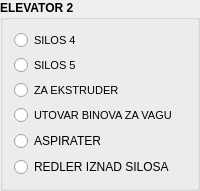
         <widget class="QGroupBox" name="groupBox_3">
          <property name="font">
           <font>
            <pointsize>9</pointsize>
            <weight>75</weight>
            <bold>true</bold>
           </font>
          </property>
          <property name="title">
           <string>ELEVATOR 2</string>
          </property>
          <layout class="QVBoxLayout" name="verticalLayout_9">
           <item>
            <widget class="QRadioButton" name="srednji_ele2_1">
             <property name="font">
              <font>
               <pointsize>8</pointsize>
               <weight>50</weight>
               <bold>false</bold>
              </font>
             </property>
             <property name="text">
              <string>SILOS 4</string>
             </property>
            </widget>
           </item>
           <item>
            <widget class="QRadioButton" name="srednji_ele2_2">
             <property name="font">
              <font>
               <pointsize>8</pointsize>
               <weight>50</weight>
               <bold>false</bold>
              </font>
             </property>
             <property name="text">
              <string>SILOS 5</string>
             </property>
            </widget>
           </item>
           <item>
            <widget class="QRadioButton" name="srednji_ele2_3">
             <property name="font">
              <font>
               <pointsize>8</pointsize>
               <weight>50</weight>
               <bold>false</bold>
              </font>
             </property>
             <property name="text">
              <string>ZA EKSTRUDER</string>
             </property>
            </widget>
           </item>
           <item>
            <widget class="QRadioButton" name="srednji_ele2_4">
             <property name="font">
              <font>
               <pointsize>8</pointsize>
               <weight>50</weight>
               <bold>false</bold>
              </font>
             </property>
             <property name="text">
              <string>UTOVAR BINOVA ZA VAGU</string>
             </property>
            </widget>
           </item>
           <item>
            <widget class="QRadioButton" name="srednji_ele2_5">
             <property name="font">
              <font>
               <weight>50</weight>
               <bold>false</bold>
              </font>
             </property>
             <property name="text">
              <string>ASPIRATER</string>
             </property>
            </widget>
           </item>
           <item>
            <widget class="QRadioButton" name="srednji_ele2_6">
             <property name="font">
              <font>
               <weight>50</weight>
               <bold>false</bold>
              </font>
             </property>
             <property name="text">
              <string>REDLER IZNAD SILOSA</string>
             </property>
            </widget>
           </item>
          </layout>
         </widget>
